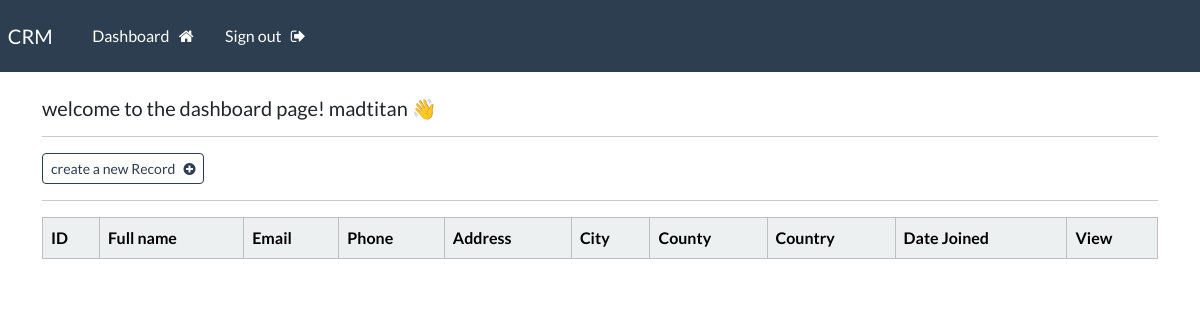
Before: /dashboard (signed in) with the older database file.
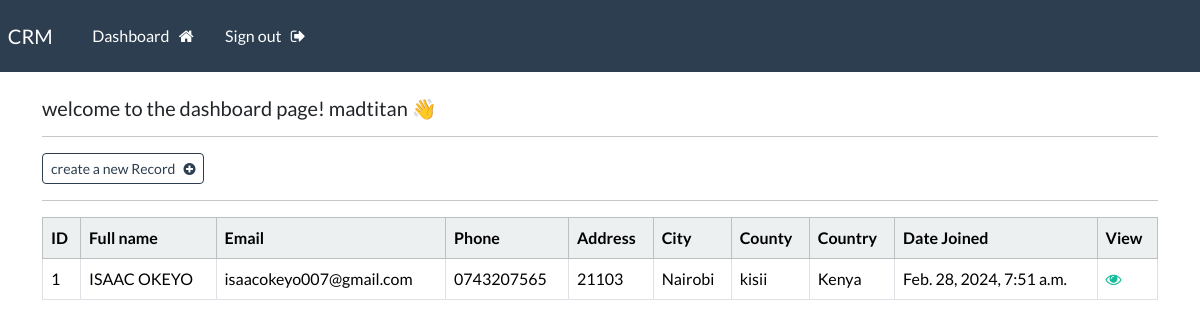
After: the same page with the newer database file.
### crudapp/models.py (models this page shows, shortened)
class Records(models.Model):
    creation_date = models.DateTimeField(auto_now_add=True)
    first_name = models.CharField(max_length=100)
    last_name = models.CharField(max_length=100)
    email = models.CharField(max_length =255)
    phone = models.CharField(max_length=20)
    address = models.CharField(max_length=300)
    city = models.CharField(max_length=150)
    county= models.CharField(max_length= 100)
    country = models.CharField(max_length=100)

### crudapp/views.py (the view)
# urls.py: path('dashboard', views.dashboard,name='dashboard'),
@login_required(login_url='login')
def dashboard(request):
    my_records = Records.objects.all()
    context = {'records': my_records}
    return render(request, 'crudapp/dashboard.html', context=context)

### crudapp/templates/crudapp/dashboard.html
{% extends 'crudapp/base.html'%}
{% block content %}
<h5>welcome to the dashboard page! {{user}} 👋</h5>
<hr>
<a class="btn btn-outline-primary btn-sm" href="{% url 'create-record' %}">
    create a new Record &nbsp; <i class="fa fa-plus-circle" aria-hidden="true"></i>
</a>
<hr>
<table class="table table-hover table-bordered">
    <thead class="table-light">
        <tr>
            <th scope="col"> ID </th>
            <th scope="col"> Full name </th>
            <th scope="col"> Email </th>
            <th scope="col"> Phone </th>
            <th scope="col"> Address </th>
            <th scope="col"> City </th>
            <th scope="col"> County </th>
            <th scope="col"> Country </th>
            <th scope="col"> Date Joined </th>
            <th scope="col"> View </th>
        </tr>
    </thead>
    <tbody>
    {% if records %}
         {%  for record in records %}
        <tr>
            <td>{{record.id}}</td>
            <td>{{record.first_name}}  {{record.last_name}}</td>
            <td>{{record.email}}</td>
            <td>{{record.phone}}</td>
            <td>{{record.address}}</td>
            <td>{{record.city}}</td>
            <td>{{record.county}}</td>
            <td>{{record.country}}</td>
            <td>{{record.creation_date}}</td>
            <td><a href="{% url 'record' record.id %}"><i class="fa fa-eye" aria-hidden="true"></i></a></td>
        </tr>
        {% endfor %}
    {% endif %}
    </tbody>
</table>
{% endblock %}

Changed rows visible on the page:
added Records: id "1", first_name "ISAAC", last_name "OKEYO", email "isaacokeyo007@gmail.com", phone "0743207565", address "21103", city "Nairobi", county "kisii", country "Kenya", creation_date "Feb. 28, 2024, 7:51 a.m."
